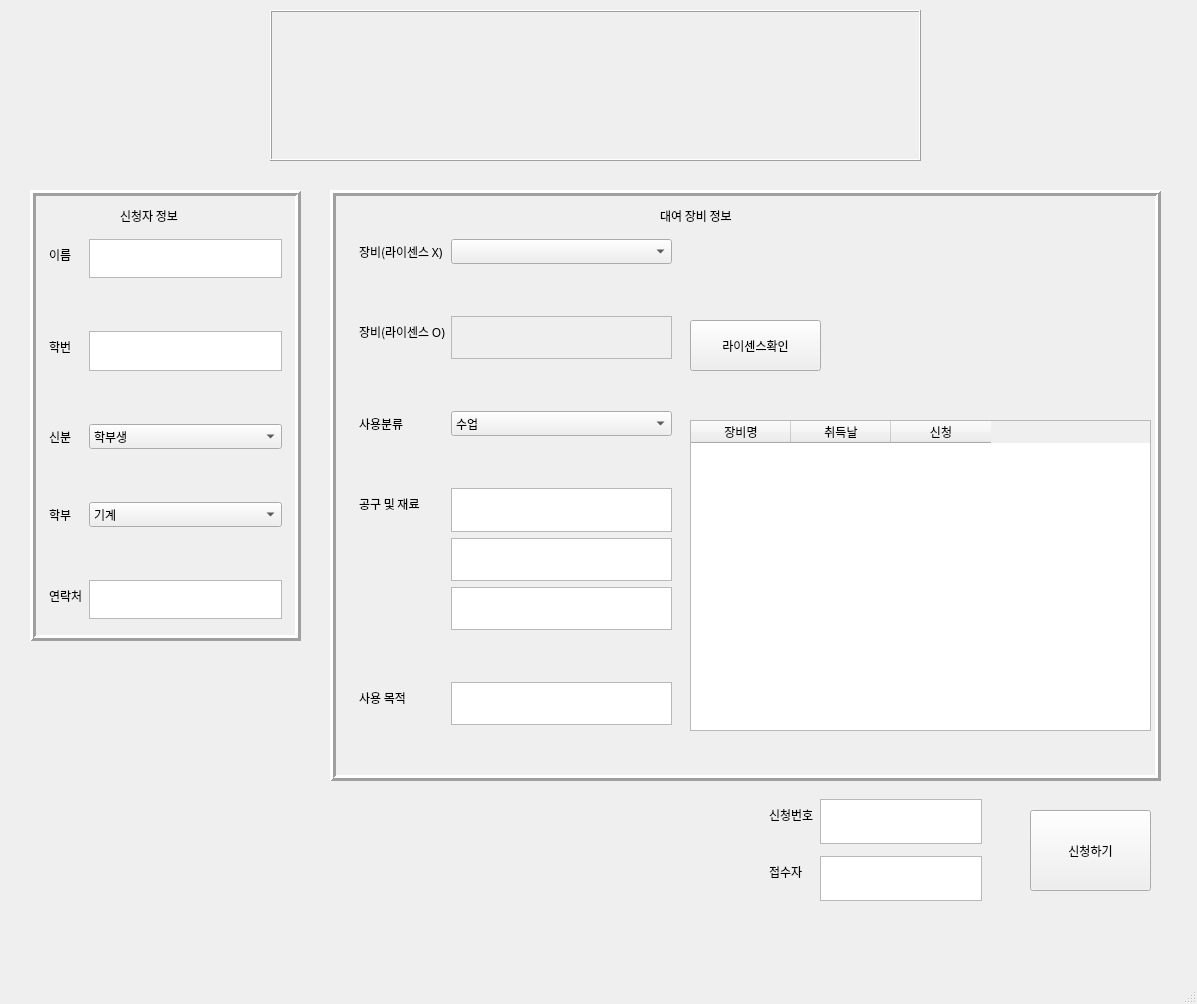
<?xml version="1.0" encoding="UTF-8"?>
<ui version="4.0">
 <class>MainWindow</class>
 <widget class="QMainWindow" name="MainWindow">
  <property name="geometry">
   <rect>
    <x>0</x>
    <y>0</y>
    <width>1197</width>
    <height>1004</height>
   </rect>
  </property>
  <property name="windowTitle">
   <string>MainWindow</string>
  </property>
  <widget class="QWidget" name="centralwidget">
   <widget class="QFrame" name="personInformationFrame">
    <property name="geometry">
     <rect>
      <x>30</x>
      <y>190</y>
      <width>271</width>
      <height>451</height>
     </rect>
    </property>
    <property name="frameShape">
     <enum>QFrame::Box</enum>
    </property>
    <property name="frameShadow">
     <enum>QFrame::Raised</enum>
    </property>
    <property name="lineWidth">
     <number>3</number>
    </property>
    <widget class="QFrame" name="formFrame">
     <property name="geometry">
      <rect>
       <x>10</x>
       <y>40</y>
       <width>251</width>
       <height>391</height>
      </rect>
     </property>
     <layout class="QFormLayout" name="formLayout">
      <property name="sizeConstraint">
       <enum>QLayout::SetDefaultConstraint</enum>
      </property>
      <property name="verticalSpacing">
       <number>7</number>
      </property>
      <property name="bottomMargin">
       <number>1</number>
      </property>
      <item row="0" column="0">
       <widget class="QLabel" name="nameTv">
        <property name="font">
         <font>
          <family>맑은 고딕</family>
         </font>
        </property>
        <property name="text">
         <string>이름</string>
        </property>
       </widget>
      </item>
      <item row="0" column="1">
       <widget class="QTextEdit" name="nameEditText">
        <property name="baseSize">
         <size>
          <width>127</width>
          <height>30</height>
         </size>
        </property>
        <property name="font">
         <font>
          <family>맑은 고딕</family>
         </font>
        </property>
        <property name="html">
         <string>&lt;!DOCTYPE HTML PUBLIC &quot;-//W3C//DTD HTML 4.0//EN&quot; &quot;http://www.w3.org/TR/REC-html40/strict.dtd&quot;&gt;
&lt;html&gt;&lt;head&gt;&lt;meta name=&quot;qrichtext&quot; content=&quot;1&quot; /&gt;&lt;style type=&quot;text/css&quot;&gt;
p, li { white-space: pre-wrap; }
&lt;/style&gt;&lt;/head&gt;&lt;body style=&quot; font-family:'맑은 고딕'; font-size:9pt; font-weight:400; font-style:normal;&quot;&gt;
&lt;p style=&quot;-qt-paragraph-type:empty; margin-top:0px; margin-bottom:0px; margin-left:0px; margin-right:0px; -qt-block-indent:0; text-indent:0px;&quot;&gt;&lt;br /&gt;&lt;/p&gt;&lt;/body&gt;&lt;/html&gt;</string>
        </property>
       </widget>
      </item>
      <item row="2" column="0">
       <widget class="QLabel" name="studentIdTv">
        <property name="font">
         <font>
          <family>맑은 고딕</family>
         </font>
        </property>
        <property name="text">
         <string>학번</string>
        </property>
       </widget>
      </item>
      <item row="2" column="1">
       <widget class="QTextEdit" name="studentIdEditText">
        <property name="font">
         <font>
          <family>맑은 고딕</family>
         </font>
        </property>
        <property name="html">
         <string>&lt;!DOCTYPE HTML PUBLIC &quot;-//W3C//DTD HTML 4.0//EN&quot; &quot;http://www.w3.org/TR/REC-html40/strict.dtd&quot;&gt;
&lt;html&gt;&lt;head&gt;&lt;meta name=&quot;qrichtext&quot; content=&quot;1&quot; /&gt;&lt;style type=&quot;text/css&quot;&gt;
p, li { white-space: pre-wrap; }
&lt;/style&gt;&lt;/head&gt;&lt;body style=&quot; font-family:'맑은 고딕'; font-size:9pt; font-weight:400; font-style:normal;&quot;&gt;
&lt;p style=&quot;-qt-paragraph-type:empty; margin-top:0px; margin-bottom:0px; margin-left:0px; margin-right:0px; -qt-block-indent:0; text-indent:0px;&quot;&gt;&lt;br /&gt;&lt;/p&gt;&lt;/body&gt;&lt;/html&gt;</string>
        </property>
       </widget>
      </item>
      <item row="3" column="1">
       <spacer name="verticalSpacer_2">
        <property name="orientation">
         <enum>Qt::Vertical</enum>
        </property>
        <property name="sizeType">
         <enum>QSizePolicy::Fixed</enum>
        </property>
        <property name="sizeHint" stdset="0">
         <size>
          <width>20</width>
          <height>40</height>
         </size>
        </property>
       </spacer>
      </item>
      <item row="4" column="0">
       <widget class="QLabel" name="statusTv">
        <property name="font">
         <font>
          <family>맑은 고딕</family>
         </font>
        </property>
        <property name="text">
         <string>신분</string>
        </property>
       </widget>
      </item>
      <item row="4" column="1">
       <widget class="QComboBox" name="statusComboBox">
        <property name="font">
         <font>
          <family>맑은 고딕</family>
         </font>
        </property>
        <item>
         <property name="text">
          <string>학부생</string>
         </property>
        </item>
        <item>
         <property name="text">
          <string>대학원생</string>
         </property>
        </item>
        <item>
         <property name="text">
          <string>교직원</string>
         </property>
        </item>
       </widget>
      </item>
      <item row="5" column="1">
       <spacer name="verticalSpacer_3">
        <property name="orientation">
         <enum>Qt::Vertical</enum>
        </property>
        <property name="sizeType">
         <enum>QSizePolicy::Fixed</enum>
        </property>
        <property name="sizeHint" stdset="0">
         <size>
          <width>20</width>
          <height>40</height>
         </size>
        </property>
       </spacer>
      </item>
      <item row="6" column="0">
       <widget class="QLabel" name="majorTv">
        <property name="font">
         <font>
          <family>맑은 고딕</family>
         </font>
        </property>
        <property name="text">
         <string>학부</string>
        </property>
       </widget>
      </item>
      <item row="6" column="1">
       <widget class="QComboBox" name="majorComboBox">
        <property name="font">
         <font>
          <family>맑은 고딕</family>
         </font>
        </property>
        <item>
         <property name="text">
          <string>기계</string>
         </property>
        </item>
        <item>
         <property name="text">
          <string>디자인건축</string>
         </property>
        </item>
        <item>
         <property name="text">
          <string>메카</string>
         </property>
        </item>
        <item>
         <property name="text">
          <string>산경</string>
         </property>
        </item>
        <item>
         <property name="text">
          <string>에신화</string>
         </property>
        </item>
        <item>
         <property name="text">
          <string>전전통</string>
         </property>
        </item>
        <item>
         <property name="text">
          <string>컴퓨터</string>
         </property>
        </item>
        <item>
         <property name="text">
          <string>기타</string>
         </property>
        </item>
       </widget>
      </item>
      <item row="7" column="1">
       <spacer name="verticalSpacer_4">
        <property name="orientation">
         <enum>Qt::Vertical</enum>
        </property>
        <property name="sizeType">
         <enum>QSizePolicy::Fixed</enum>
        </property>
        <property name="sizeHint" stdset="0">
         <size>
          <width>20</width>
          <height>40</height>
         </size>
        </property>
       </spacer>
      </item>
      <item row="8" column="0">
       <widget class="QLabel" name="phoneNumberTv">
        <property name="font">
         <font>
          <family>맑은 고딕</family>
         </font>
        </property>
        <property name="text">
         <string>연락처</string>
        </property>
       </widget>
      </item>
      <item row="8" column="1">
       <widget class="QTextEdit" name="phoneNumberEditText">
        <property name="font">
         <font>
          <family>맑은 고딕</family>
         </font>
        </property>
        <property name="html">
         <string>&lt;!DOCTYPE HTML PUBLIC &quot;-//W3C//DTD HTML 4.0//EN&quot; &quot;http://www.w3.org/TR/REC-html40/strict.dtd&quot;&gt;
&lt;html&gt;&lt;head&gt;&lt;meta name=&quot;qrichtext&quot; content=&quot;1&quot; /&gt;&lt;style type=&quot;text/css&quot;&gt;
p, li { white-space: pre-wrap; }
&lt;/style&gt;&lt;/head&gt;&lt;body style=&quot; font-family:'맑은 고딕'; font-size:9pt; font-weight:400; font-style:normal;&quot;&gt;
&lt;p style=&quot;-qt-paragraph-type:empty; margin-top:0px; margin-bottom:0px; margin-left:0px; margin-right:0px; -qt-block-indent:0; text-indent:0px;&quot;&gt;&lt;br /&gt;&lt;/p&gt;&lt;/body&gt;&lt;/html&gt;</string>
        </property>
       </widget>
      </item>
      <item row="1" column="1">
       <spacer name="verticalSpacer">
        <property name="orientation">
         <enum>Qt::Vertical</enum>
        </property>
        <property name="sizeType">
         <enum>QSizePolicy::Fixed</enum>
        </property>
        <property name="sizeHint" stdset="0">
         <size>
          <width>20</width>
          <height>40</height>
         </size>
        </property>
       </spacer>
      </item>
     </layout>
    </widget>
    <widget class="QLabel" name="label">
     <property name="geometry">
      <rect>
       <x>90</x>
       <y>10</y>
       <width>101</width>
       <height>31</height>
      </rect>
     </property>
     <property name="font">
      <font>
       <family>맑은 고딕</family>
      </font>
     </property>
     <property name="text">
      <string>신청자 정보</string>
     </property>
    </widget>
   </widget>
   <widget class="QFrame" name="frame">
    <property name="geometry">
     <rect>
      <x>330</x>
      <y>190</y>
      <width>831</width>
      <height>591</height>
     </rect>
    </property>
    <property name="frameShape">
     <enum>QFrame::Box</enum>
    </property>
    <property name="frameShadow">
     <enum>QFrame::Raised</enum>
    </property>
    <property name="lineWidth">
     <number>3</number>
    </property>
    <widget class="QFrame" name="formFrame_4">
     <property name="geometry">
      <rect>
       <x>20</x>
       <y>40</y>
       <width>331</width>
       <height>511</height>
      </rect>
     </property>
     <layout class="QFormLayout" name="formLayout_4">
      <item row="1" column="1">
       <spacer name="verticalSpacer_16">
        <property name="font">
         <font>
          <family>맑은 고딕</family>
         </font>
        </property>
        <property name="orientation">
         <enum>Qt::Vertical</enum>
        </property>
        <property name="sizeType">
         <enum>QSizePolicy::Fixed</enum>
        </property>
        <property name="sizeHint" stdset="0">
         <size>
          <width>20</width>
          <height>40</height>
         </size>
        </property>
       </spacer>
      </item>
      <item row="2" column="0">
       <widget class="QLabel" name="YesLicenseTv">
        <property name="font">
         <font>
          <family>맑은 고딕</family>
         </font>
        </property>
        <property name="text">
         <string>장비(라이센스 O)</string>
        </property>
       </widget>
      </item>
      <item row="2" column="1">
       <widget class="QTextEdit" name="YesLicenseEditText">
        <property name="enabled">
         <bool>false</bool>
        </property>
        <property name="font">
         <font>
          <family>맑은 고딕</family>
         </font>
        </property>
       </widget>
      </item>
      <item row="3" column="1">
       <spacer name="verticalSpacer_13">
        <property name="font">
         <font>
          <family>맑은 고딕</family>
         </font>
        </property>
        <property name="orientation">
         <enum>Qt::Vertical</enum>
        </property>
        <property name="sizeType">
         <enum>QSizePolicy::Fixed</enum>
        </property>
        <property name="sizeHint" stdset="0">
         <size>
          <width>20</width>
          <height>40</height>
         </size>
        </property>
       </spacer>
      </item>
      <item row="4" column="0">
       <widget class="QLabel" name="detailedClassificationTv">
        <property name="font">
         <font>
          <family>맑은 고딕</family>
         </font>
        </property>
        <property name="text">
         <string>사용분류</string>
        </property>
       </widget>
      </item>
      <item row="5" column="1">
       <spacer name="verticalSpacer_14">
        <property name="font">
         <font>
          <family>맑은 고딕</family>
         </font>
        </property>
        <property name="orientation">
         <enum>Qt::Vertical</enum>
        </property>
        <property name="sizeType">
         <enum>QSizePolicy::Fixed</enum>
        </property>
        <property name="sizeHint" stdset="0">
         <size>
          <width>20</width>
          <height>40</height>
         </size>
        </property>
       </spacer>
      </item>
      <item row="6" column="0">
       <widget class="QLabel" name="ingredientTv">
        <property name="font">
         <font>
          <family>맑은 고딕</family>
         </font>
        </property>
        <property name="text">
         <string>공구 및 재료</string>
        </property>
       </widget>
      </item>
      <item row="6" column="1">
       <widget class="QTextEdit" name="firstIngredientEditText">
        <property name="font">
         <font>
          <family>맑은 고딕</family>
         </font>
        </property>
        <property name="html">
         <string>&lt;!DOCTYPE HTML PUBLIC &quot;-//W3C//DTD HTML 4.0//EN&quot; &quot;http://www.w3.org/TR/REC-html40/strict.dtd&quot;&gt;
&lt;html&gt;&lt;head&gt;&lt;meta name=&quot;qrichtext&quot; content=&quot;1&quot; /&gt;&lt;style type=&quot;text/css&quot;&gt;
p, li { white-space: pre-wrap; }
&lt;/style&gt;&lt;/head&gt;&lt;body style=&quot; font-family:'맑은 고딕'; font-size:9pt; font-weight:400; font-style:normal;&quot;&gt;
&lt;p style=&quot;-qt-paragraph-type:empty; margin-top:0px; margin-bottom:0px; margin-left:0px; margin-right:0px; -qt-block-indent:0; text-indent:0px;&quot;&gt;&lt;br /&gt;&lt;/p&gt;&lt;/body&gt;&lt;/html&gt;</string>
        </property>
       </widget>
      </item>
      <item row="7" column="1">
       <widget class="QTextEdit" name="secondIngredientEditText">
        <property name="font">
         <font>
          <family>맑은 고딕</family>
         </font>
        </property>
       </widget>
      </item>
      <item row="8" column="1">
       <widget class="QTextEdit" name="thirdIngredientEditText">
        <property name="font">
         <font>
          <family>맑은 고딕</family>
         </font>
        </property>
       </widget>
      </item>
      <item row="9" column="1">
       <spacer name="verticalSpacer_15">
        <property name="font">
         <font>
          <family>맑은 고딕</family>
         </font>
        </property>
        <property name="orientation">
         <enum>Qt::Vertical</enum>
        </property>
        <property name="sizeType">
         <enum>QSizePolicy::Fixed</enum>
        </property>
        <property name="sizeHint" stdset="0">
         <size>
          <width>20</width>
          <height>40</height>
         </size>
        </property>
       </spacer>
      </item>
      <item row="10" column="0">
       <widget class="QLabel" name="purposeTv">
        <property name="font">
         <font>
          <family>맑은 고딕</family>
         </font>
        </property>
        <property name="text">
         <string>사용 목적</string>
        </property>
       </widget>
      </item>
      <item row="10" column="1">
       <widget class="QTextEdit" name="purposeEditText">
        <property name="font">
         <font>
          <family>맑은 고딕</family>
         </font>
        </property>
        <property name="html">
         <string>&lt;!DOCTYPE HTML PUBLIC &quot;-//W3C//DTD HTML 4.0//EN&quot; &quot;http://www.w3.org/TR/REC-html40/strict.dtd&quot;&gt;
&lt;html&gt;&lt;head&gt;&lt;meta name=&quot;qrichtext&quot; content=&quot;1&quot; /&gt;&lt;style type=&quot;text/css&quot;&gt;
p, li { white-space: pre-wrap; }
&lt;/style&gt;&lt;/head&gt;&lt;body style=&quot; font-family:'맑은 고딕'; font-size:9pt; font-weight:400; font-style:normal;&quot;&gt;
&lt;p style=&quot;-qt-paragraph-type:empty; margin-top:0px; margin-bottom:0px; margin-left:0px; margin-right:0px; -qt-block-indent:0; text-indent:0px; font-family:'맑은 고딕','맑은 고딕';&quot;&gt;&lt;br /&gt;&lt;/p&gt;&lt;/body&gt;&lt;/html&gt;</string>
        </property>
       </widget>
      </item>
      <item row="0" column="1">
       <widget class="QComboBox" name="noLicenseComboBox">
        <property name="font">
         <font>
          <family>맑은 고딕</family>
         </font>
        </property>
        <item>
         <property name="text">
          <string/>
         </property>
        </item>
        <item>
         <property name="text">
          <string>인두기</string>
         </property>
        </item>
        <item>
         <property name="text">
          <string>오실로스코프</string>
         </property>
        </item>
       </widget>
      </item>
      <item row="4" column="1">
       <widget class="QComboBox" name="comboBox_2">
        <property name="font">
         <font>
          <family>맑은 고딕</family>
         </font>
        </property>
        <item>
         <property name="text">
          <string>수업</string>
         </property>
        </item>
        <item>
         <property name="text">
          <string>공학설계</string>
         </property>
        </item>
        <item>
         <property name="text">
          <string>산학연</string>
         </property>
        </item>
        <item>
         <property name="text">
          <string>졸업설계</string>
         </property>
        </item>
        <item>
         <property name="text">
          <string>개인</string>
         </property>
        </item>
        <item>
         <property name="text">
          <string>동아리</string>
         </property>
        </item>
       </widget>
      </item>
      <item row="11" column="1">
       <spacer name="verticalSpacer_17">
        <property name="orientation">
         <enum>Qt::Vertical</enum>
        </property>
        <property name="sizeHint" stdset="0">
         <size>
          <width>20</width>
          <height>40</height>
         </size>
        </property>
       </spacer>
      </item>
      <item row="0" column="0">
       <widget class="QLabel" name="noLicenseTv">
        <property name="font">
         <font>
          <family>맑은 고딕</family>
         </font>
        </property>
        <property name="text">
         <string>장비(라이센스 X)</string>
        </property>
       </widget>
      </item>
     </layout>
    </widget>
    <widget class="QPushButton" name="checkLincenseBtn">
     <property name="geometry">
      <rect>
       <x>360</x>
       <y>130</y>
       <width>131</width>
       <height>51</height>
      </rect>
     </property>
     <property name="font">
      <font>
       <family>맑은 고딕</family>
      </font>
     </property>
     <property name="text">
      <string>라이센스확인</string>
     </property>
    </widget>
    <widget class="QTableWidget" name="checkLicenseTable">
     <property name="geometry">
      <rect>
       <x>360</x>
       <y>230</y>
       <width>461</width>
       <height>311</height>
      </rect>
     </property>
     <column>
      <property name="text">
       <string>장비명</string>
      </property>
      <property name="font">
       <font>
        <family>맑은 고딕</family>
       </font>
      </property>
     </column>
     <column>
      <property name="text">
       <string>취득날</string>
      </property>
      <property name="font">
       <font>
        <family>맑은 고딕</family>
        <pointsize>9</pointsize>
       </font>
      </property>
     </column>
     <column>
      <property name="text">
       <string>신청</string>
      </property>
      <property name="font">
       <font>
        <family>맑은 고딕</family>
       </font>
      </property>
     </column>
    </widget>
    <widget class="QLabel" name="label_6">
     <property name="geometry">
      <rect>
       <x>330</x>
       <y>10</y>
       <width>151</width>
       <height>31</height>
      </rect>
     </property>
     <property name="font">
      <font>
       <family>맑은 고딕</family>
      </font>
     </property>
     <property name="text">
      <string>대여 장비 정보</string>
     </property>
    </widget>
   </widget>
   <widget class="QFrame" name="formFrame_5">
    <property name="geometry">
     <rect>
      <x>760</x>
      <y>790</y>
      <width>231</width>
      <height>121</height>
     </rect>
    </property>
    <layout class="QFormLayout" name="formLayout_5">
     <item row="0" column="0">
      <widget class="QLabel" name="applyNumberTv">
       <property name="font">
        <font>
         <family>맑은 고딕</family>
        </font>
       </property>
       <property name="text">
        <string>신청번호</string>
       </property>
      </widget>
     </item>
     <item row="0" column="1">
      <widget class="QTextEdit" name="textEdit">
       <property name="font">
        <font>
         <family>맑은 고딕</family>
        </font>
       </property>
       <property name="html">
        <string>&lt;!DOCTYPE HTML PUBLIC &quot;-//W3C//DTD HTML 4.0//EN&quot; &quot;http://www.w3.org/TR/REC-html40/strict.dtd&quot;&gt;
&lt;html&gt;&lt;head&gt;&lt;meta name=&quot;qrichtext&quot; content=&quot;1&quot; /&gt;&lt;style type=&quot;text/css&quot;&gt;
p, li { white-space: pre-wrap; }
&lt;/style&gt;&lt;/head&gt;&lt;body style=&quot; font-family:'맑은 고딕'; font-size:9pt; font-weight:400; font-style:normal;&quot;&gt;
&lt;p style=&quot;-qt-paragraph-type:empty; margin-top:0px; margin-bottom:0px; margin-left:0px; margin-right:0px; -qt-block-indent:0; text-indent:0px;&quot;&gt;&lt;br /&gt;&lt;/p&gt;&lt;/body&gt;&lt;/html&gt;</string>
       </property>
      </widget>
     </item>
     <item row="2" column="1">
      <widget class="QTextEdit" name="receptionistEditText">
       <property name="font">
        <font>
         <family>맑은 고딕</family>
        </font>
       </property>
       <property name="html">
        <string>&lt;!DOCTYPE HTML PUBLIC &quot;-//W3C//DTD HTML 4.0//EN&quot; &quot;http://www.w3.org/TR/REC-html40/strict.dtd&quot;&gt;
&lt;html&gt;&lt;head&gt;&lt;meta name=&quot;qrichtext&quot; content=&quot;1&quot; /&gt;&lt;style type=&quot;text/css&quot;&gt;
p, li { white-space: pre-wrap; }
&lt;/style&gt;&lt;/head&gt;&lt;body style=&quot; font-family:'맑은 고딕'; font-size:9pt; font-weight:400; font-style:normal;&quot;&gt;
&lt;p style=&quot;-qt-paragraph-type:empty; margin-top:0px; margin-bottom:0px; margin-left:0px; margin-right:0px; -qt-block-indent:0; text-indent:0px;&quot;&gt;&lt;br /&gt;&lt;/p&gt;&lt;/body&gt;&lt;/html&gt;</string>
       </property>
      </widget>
     </item>
     <item row="2" column="0">
      <widget class="QLabel" name="receptionistTv">
       <property name="font">
        <font>
         <family>맑은 고딕</family>
        </font>
       </property>
       <property name="text">
        <string>접수자</string>
       </property>
      </widget>
     </item>
     <item row="1" column="1">
      <spacer name="verticalSpacer_18">
       <property name="orientation">
        <enum>Qt::Vertical</enum>
       </property>
       <property name="sizeHint" stdset="0">
        <size>
         <width>20</width>
         <height>40</height>
        </size>
       </property>
      </spacer>
     </item>
    </layout>
   </widget>
   <widget class="QPushButton" name="applyBtn">
    <property name="geometry">
     <rect>
      <x>1030</x>
      <y>810</y>
      <width>121</width>
      <height>81</height>
     </rect>
    </property>
    <property name="text">
     <string>신청하기</string>
    </property>
   </widget>
   <widget class="QLabel" name="label_2">
    <property name="geometry">
     <rect>
      <x>270</x>
      <y>10</y>
      <width>651</width>
      <height>151</height>
     </rect>
    </property>
    <property name="frameShape">
     <enum>QFrame::Box</enum>
    </property>
    <property name="frameShadow">
     <enum>QFrame::Raised</enum>
    </property>
    <property name="text">
     <string/>
    </property>
    <property name="pixmap">
     <pixmap resource="icon.qrc">:/newPrefix/dadam.png</pixmap>
    </property>
   </widget>
  </widget>
  <widget class="QMenuBar" name="menubar">
   <property name="geometry">
    <rect>
     <x>0</x>
     <y>0</y>
     <width>1197</width>
     <height>22</height>
    </rect>
   </property>
  </widget>
  <widget class="QStatusBar" name="statusbar"/>
 </widget>
 <resources>
  <include location="icon.qrc"/>
 </resources>
 <connections/>
</ui>
